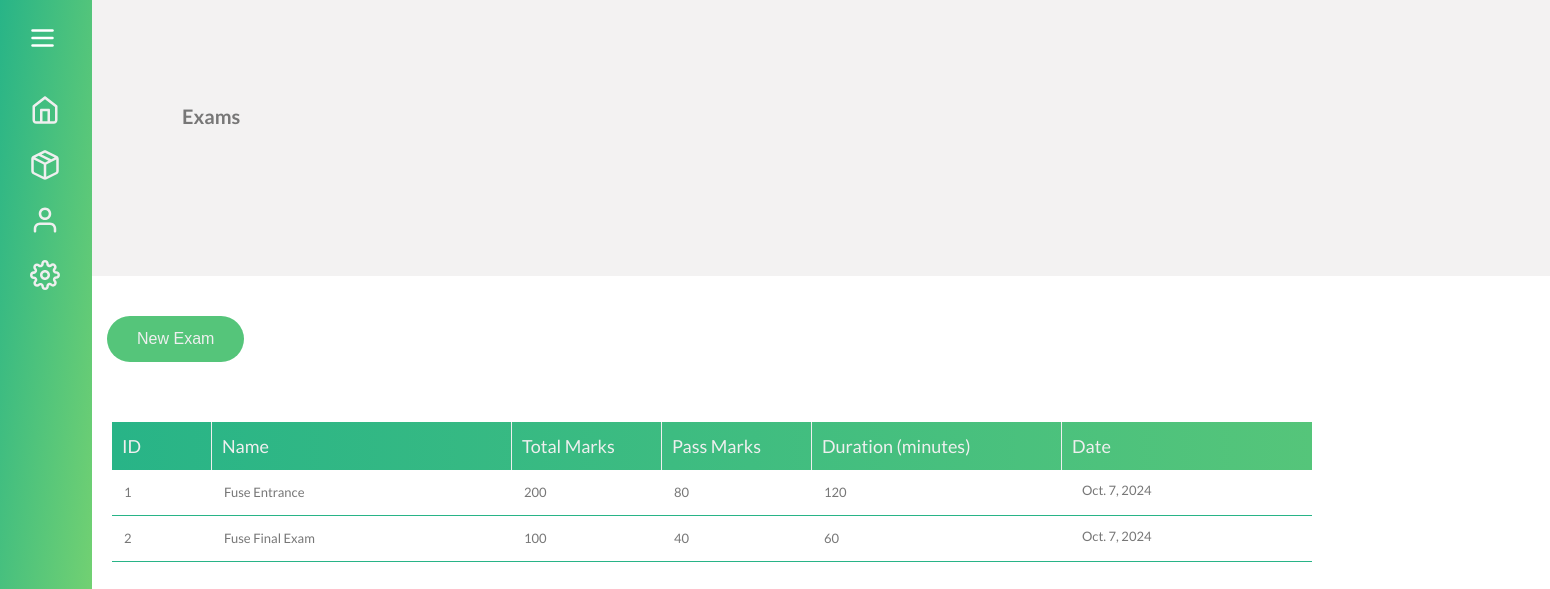
The app's page /exams/ with its own data.
### dashboard/models.py (models this page shows, shortened)
class BaseModel(models.Model):
    uid = models.UUIDField(default=uuid.uuid4, editable=False, unique=True)
    created_at = models.DateField(auto_now_add=True)
    updated_at = models.DateField(auto_now=True)
    class Meta: # abstract = True means this model will not be created in database
        abstract = True

class Exam(BaseModel):
    exam_name = models.CharField(max_length=100)
    total_marks = models.IntegerField()
    passing_marks = models.IntegerField()
    duration = models.IntegerField()

### dashboard/views.py (the view)
# urls.py: path("exams/", getExam, name="getExam"),
def getExam(request):
    exams = Exam.objects.all()
    exams = list(exams.values())
    response = {"exams": exams}
    return render(request, "exams.html", response)

### dashboard/templates/exams.html
{% extends 'home.html' %}
{% block content %}
    <div class="header">
        <h1>Exams</h1>
    </div>
    <div class="exam--new">
        <a>
            <button class="btn btn--new">New Exam</button>
        </a>
    </div>
    <div class="container exam-container">
        <div class="exams">
            <div class="exams-keys">
                <div class="keys exam-id">ID</div>
                <div class="keys exam-name">Name</div>
                <div class="keys exam-description">Total Marks</div>
                <div class="keys exam-price">Pass Marks</div>
                <div class="keys exam-image">Duration (minutes)</div>
                <div class="keys exam-action_value">Date</div>
            </div>
            {% for exam in exams %}
            <div class="exams-values">
                <div class="values exam-id_value">{{ exam.id }}</div>
                <div class="values exam-name_value">{{ exam.exam_name }}</div>
                <div class="values exam-description_value">{{ exam.total_marks }}</div>
                <div class="values exam-price_value">{{ exam.passing_marks }}</div>
                <div class="values exam-image_value">{{ exam.duration }}</div>
                <div class="values exam-action_value">{{ exam.created_at }}</div>
            </div>
            {% endfor %}
        </div>
    </div>
{% endblock %}

### dashboard/static/css/admin.css (style rules this page uses)
*, *::before, *::after { padding: 0; margin: 0; -webkit-box-sizing: inherit; box-sizing: inherit; }
:root { --primary-color: #55c57a; --secondary-color: #7dd56f; --dark-green-color: #28b487; --white-color: #efefef; --main-content-color: #f3f2f2f7; --grey-color: #777; }
html { font-size: 62.5%; -webkit-box-sizing: border-box; box-sizing: border-box; }
body { line-height: 1.6; font-weight: 300; font-family: "Lato", sans-serif; color: var(--grey-color); min-height: 100vh; }
.main-content .header { height: 27.55rem; padding-top: 10rem; padding-left: 9rem; background: var(--main-content-color); }
.exam--new { margin-top: 4rem; margin-left: 1.5rem; width: 15.5rem; }
.exam--new .btn, .btn:link, .btn:visited { font-size: 1.6rem; padding: 1.4rem 3rem; border-radius: 5rem; text-transform: capitalize; display: inline-block; text-decoration: none; position: relative; -webkit-transition: all 0.4s; transition: all 0.3s; font-weight: 400; -webkit-backface-visibility: hidden; backface-visibility: hidden; border: none; cursor: pointer; background: var(--primary-color); color: var(--white-color); }
.exam-container { margin-top: 6rem; margin-left: 2rem; width: 120rem; }
.exam-container .exams-keys { display: grid; grid-template-columns: 10rem 30rem 15rem 15rem 25rem 13rem; font-size: 1.8rem; font-weight: 400; color: var(--white-color); background: linear-gradient( to right, var(--dark-green-color), var(--primary-color) ); }
.exam-container .exams-keys .keys { padding: 1rem; }
.exam-container .exams-keys .keys:not(:last-child) { border-right: 1px solid var(--white-color); }
.exam-container .exams-values { display: grid; grid-template-columns: 10rem 30rem 15rem 15rem 25rem 13rem; font-size: 1.3rem; font-weight: 400; }
.exam-container .exams-values .values:not(:last-child) { padding: 1.2rem; }
.exam-container .exams-values .exam-action_value { padding-left: 2rem; padding-top: 1rem; }
.exam-container .exams-values { border-bottom: 1px solid var(--dark-green-color); }

### records on screen
Exam: id "1", exam_name "Fuse Entrance", total_marks "200", passing_marks "80", duration "120", created_at "Oct. 7, 2024"
Exam: id "2", exam_name "Fuse Final Exam", total_marks "100", passing_marks "40", duration "60", created_at "Oct. 7, 2024"
